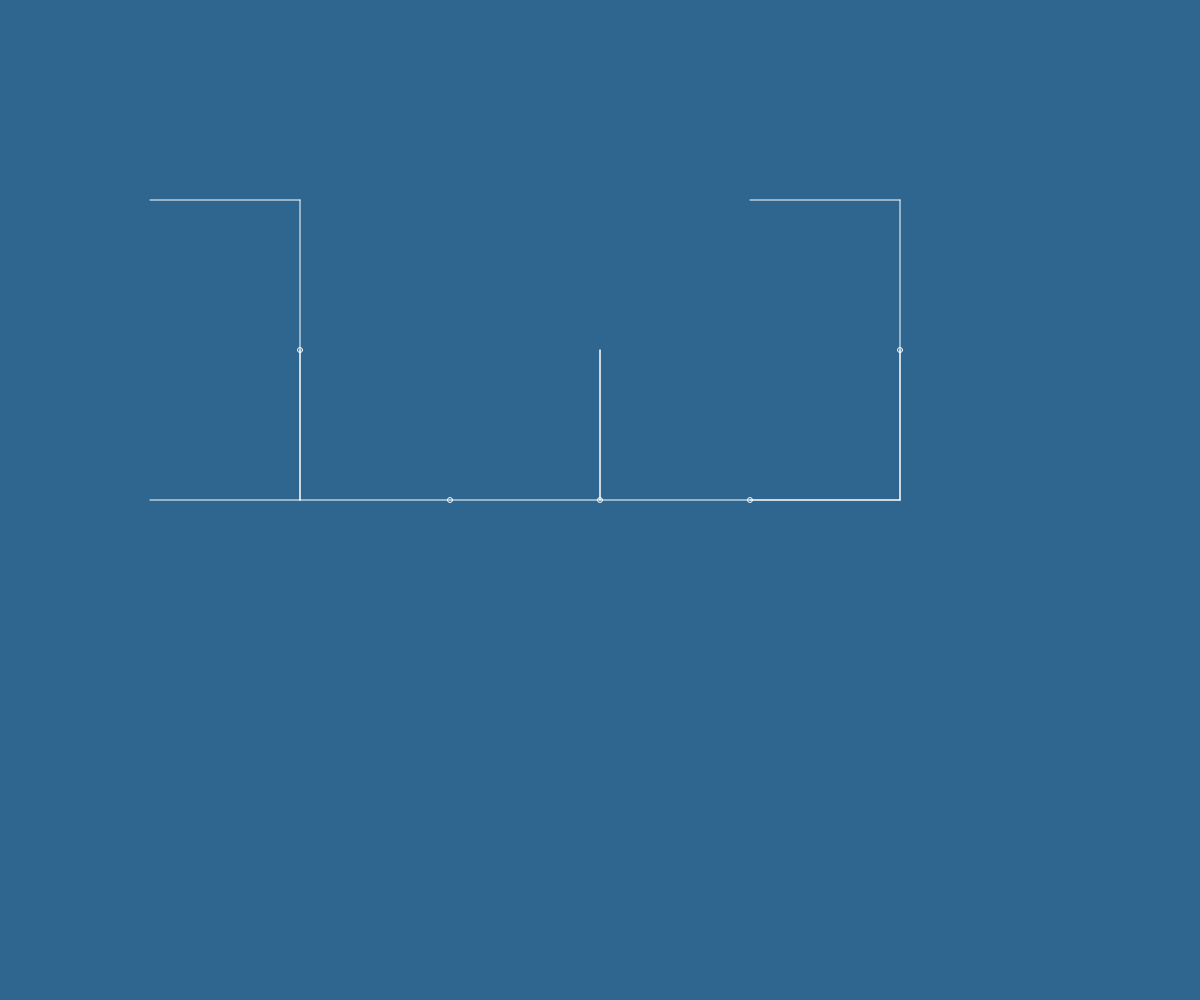
Frame 1 (no input)
Frame 2 (the mouse pressed at the canvas centre, redrawn once): identical to frame 1, image omitted

The p5.js sketch that drew this single still picture (run headless with seeded random() and noise() and a simulated clock; the mouse was pressed at the canvas centre and the sketch redrawn once):

// p5.js sketch
// ── sketch.js
"use strict"

const COLORS = ["#3a7ca5", "#d9dcd6", "#16425b", "#81c3d7"];
const WHITE  = "#EEEEEE";
const BLACK  = "#2f6690";

function setup(){
	createCanvas(windowWidth, windowHeight);
	angleMode(DEGREES); imageMode(CENTER);
	textAlign(CENTER, BOTTOM); textSize(10);
	frameRate(32); noLoop();
}

function draw(){
	background(BLACK);
	noFill(); noStroke();

	stroke(255); strokeWeight(1);

	const sX = width / 4;
	const sY = height / 2;
	const eX = width / 4 * 3;
	const eY = sY;
	const cCurve = new CCurve();
	cCurve.draw(sX, sY, eX, eY, 2);
}

function getColor(colors){
	return colors[floor(random()*colors.length)];
}

class CCurve{

	constructor(){
		console.log("CCurve");
	}

	draw(sX, sY, eX, eY, depth){
		//line(sX, sY, eX, eY);
		this.splitLine(sX, sY, eX, eY, depth);
	}

	splitLine(sX, sY, eX, eY, depth){

		if(depth <= 0){
			line(sX, sY, eX, eY);
			return;
		}

		const mX = (sX + eX) / 2;
		const mY = (sY + eY) / 2;
		const len = sqrt((eX-sX)**2+(eY-sY)**2) / 2;

		circle(mX, mY, 5);
		// Left
		this.splitLine(sX, sY, mX, mY, depth-1);
		const degL = atan2(mY-sY, mX-sX);
		const lX = sX + len * cos(degL-90);
		const lY = sY + len * sin(degL-90);
		this.splitLine(sX, sY, lX, lY, depth-1);
		// Right
		this.splitLine(mX, mY, eX, eY, depth-1);
		const degR = atan2(mY-eY, mX-eX);
		const rX = eX + len * cos(degR+90);
		const rY = eY + len * sin(degR+90);
		this.splitLine(eX, eY, rX, rY, depth-1);
	}
}
